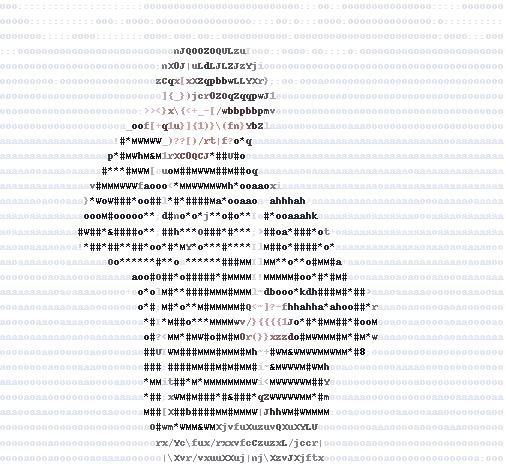
#> input picture 合格的CV工程师/实战篇/opencv/（三）用字符方式表示图片，这种方式简直是魔鬼/Cache/1.jpg, 506 x 470 px
$ python -i video2word.py   (imports and definitions only)
#> lines starting #> are read from the running program, lines starting #| are printed output that depends on the picture
#> in video2txt_jpg, frame is the input picture: shape (470, 506, 3); mean B, G, R 238.7, 237.3, 236.9
# -*- coding:utf-8 -*-
#coding:utf-8
import argparse
import os
import cv2
import subprocess
from cv2 import VideoWriter, VideoWriter_fourcc, imread, resize
from PIL import Image, ImageFont, ImageDraw

# [15 lines of commented-out code are left out]


ascii_char = list("$@B%8&WM#*oahkbdpqwmZO0QLCJUYXzcvunxrjft/\|()1{}[]?-_+~<>i!lI;:oa+>!:+. ")


# ascii_char = list("MNHQ$OC67+>!:-. ")
# ascii_char = list("MNHQ$OC67)oa+>!:+. ")

# 将像素转换为ascii码
def get_char(r, g, b, alpha=256):
    if alpha == 0:
        return ''
    length = len(ascii_char)
    gray = int(0.2126 * r + 0.7152 * g + 0.0722 * b)
    unit = (256.0 + 1) / length
    return ascii_char[int(gray / unit)]


# 将txt转换为图片
def txt2image(file_name):
#> called with file_name = '1.jpg'
    im = Image.open(file_name).convert('RGB')
    # gif拆分后的图像，需要转换，否则报错，由于gif分割后保存的是索引颜色
    raw_width = im.width
#> raw_width = 506
    raw_height = im.height
#> raw_height = 470
    width = int(raw_width / 6)
#> width = 84
    height = int(raw_height / 15)
#> height = 31
    im = im.resize((width, height), Image.NEAREST)
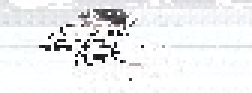
#> im: PIL image 84x31 RGB (shown 3 times larger); mean R, G, B 236.6, 237.4, 238.6

    txt = ""
    colors = []
    for i in range(height):
        for j in range(width):
            pixel = im.getpixel((j, i))
            colors.append((pixel[0], pixel[1], pixel[2]))
            if (len(pixel) == 4):
                txt += get_char(pixel[0], pixel[1], pixel[2], pixel[3])
            else:
                txt += get_char(pixel[0], pixel[1], pixel[2])
        txt += '\n'
        colors.append((255, 255, 255))

    im_txt = Image.new("RGB", (raw_width, raw_height), (255, 255, 255))
#> im_txt: PIL image 506x470 RGB; every value is 255
    dr = ImageDraw.Draw(im_txt)
    # font = ImageFont.truetype(os.path.join("fonts","汉仪楷体简.ttf"),18)
    font = ImageFont.load_default().font
    x = y = 0
    # 获取字体的宽高
    font_w, font_h = font.getsize(txt[1])
#> (the run stopped early here; a loop or call above may not have finished)

$ run again, on 合格的CV工程师/实战篇/opencv/（三）用字符方式表示图片，这种方式简直是魔鬼/Cache/103.jpg
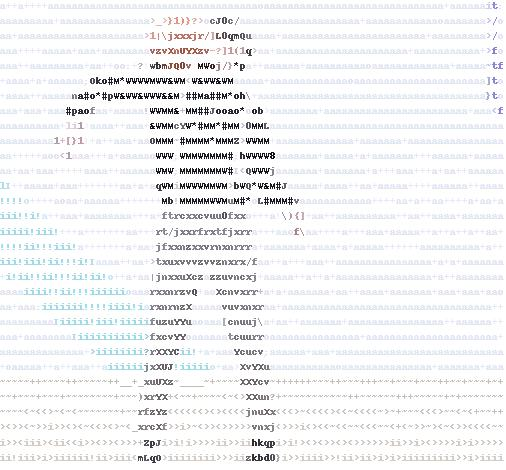
#> input picture 合格的CV工程师/实战篇/opencv/（三）用字符方式表示图片，这种方式简直是魔鬼/Cache/103.jpg, 506 x 470 px
#> in video2txt_jpg, frame is the input picture: shape (470, 506, 3); mean B, G, R 243.7, 242.7, 242
#> in txt2image, `im = im.resize((width, height), Image.NEAREST)`:
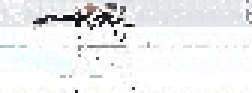
#> im: PIL image 84x31 RGB (shown 3 times larger); mean R, G, B 237.4, 238.5, 239.6
#> im_txt: PIL image 506x470 RGB; every value is 255

$ run again, on 合格的CV工程师/实战篇/opencv/（三）用字符方式表示图片，这种方式简直是魔鬼/Cache/104.jpg
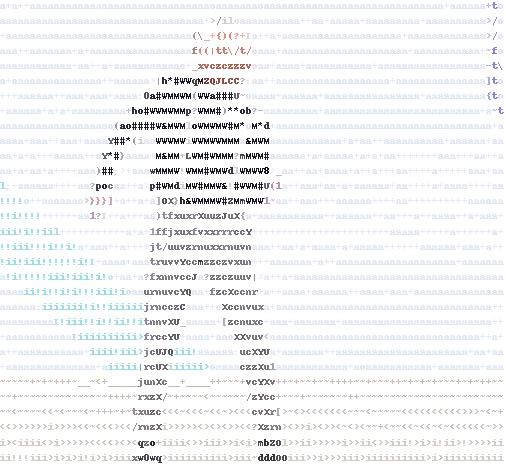
#> input picture 合格的CV工程师/实战篇/opencv/（三）用字符方式表示图片，这种方式简直是魔鬼/Cache/104.jpg, 506 x 470 px
#> in video2txt_jpg, frame is the input picture: shape (470, 506, 3); mean B, G, R 244.4, 243.5, 242.7
#> in txt2image, `im = im.resize((width, height), Image.NEAREST)`:
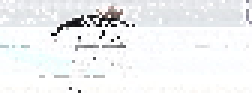
#> im: PIL image 84x31 RGB (shown 3 times larger); mean R, G, B 239.4, 240.6, 241.7
#> im_txt: PIL image 506x470 RGB; every value is 255

$ run again, on 合格的CV工程师/实战篇/opencv/（三）用字符方式表示图片，这种方式简直是魔鬼/Cache/105.jpg
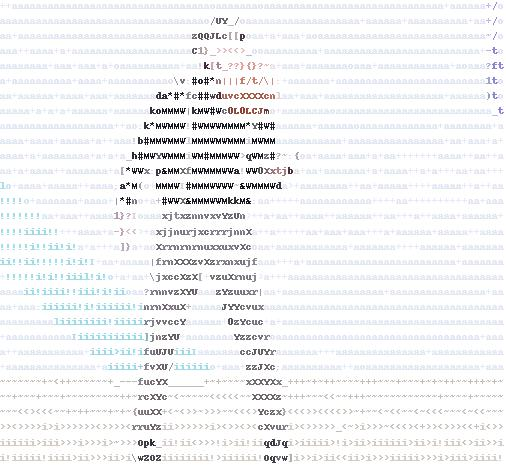
#> input picture 合格的CV工程师/实战篇/opencv/（三）用字符方式表示图片，这种方式简直是魔鬼/Cache/105.jpg, 506 x 470 px
#> in video2txt_jpg, frame is the input picture: shape (470, 506, 3); mean B, G, R 244.2, 243.3, 242.5
#> in txt2image, `im = im.resize((width, height), Image.NEAREST)`:
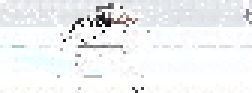
#> im: PIL image 84x31 RGB (shown 3 times larger); mean R, G, B 240.3, 241.5, 242.7
#> im_txt: PIL image 506x470 RGB; every value is 255
